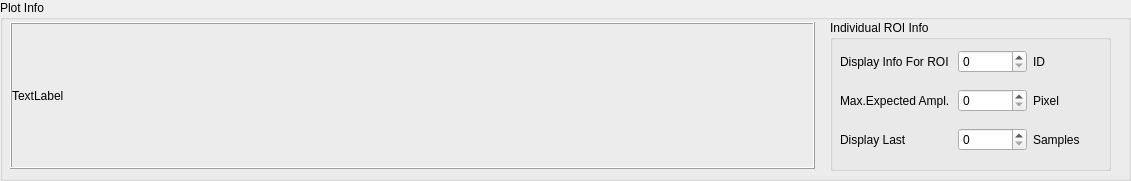
   <widget class="QGroupBox" name="groupBox">
    <property name="geometry">
     <rect>
      <x>20</x>
      <y>662</y>
      <width>1131</width>
      <height>181</height>
     </rect>
    </property>
    <property name="title">
     <string>Plot Info</string>
    </property>
    <widget class="QGroupBox" name="groupBox_5">
     <property name="geometry">
      <rect>
       <x>830</x>
       <y>20</y>
       <width>281</width>
       <height>151</height>
      </rect>
     </property>
     <property name="mouseTracking">
      <bool>true</bool>
     </property>
     <property name="acceptDrops">
      <bool>true</bool>
     </property>
     <property name="title">
      <string>Individual ROI Info</string>
     </property>
     <widget class="QWidget" name="gridLayoutWidget_5">
      <property name="geometry">
       <rect>
        <x>10</x>
        <y>20</y>
        <width>261</width>
        <height>121</height>
       </rect>
      </property>
      <layout class="QGridLayout" name="gridLayout_5">
       <item row="0" column="2">
        <widget class="QLabel" name="label_18">
         <property name="text">
          <string>Display Info For ROI </string>
         </property>
        </widget>
       </item>
       <item row="1" column="2">
        <widget class="QLabel" name="label_19">
         <property name="text">
          <string>Max.Expected Ampl.</string>
         </property>
        </widget>
       </item>
       <item row="2" column="2">
        <widget class="QLabel" name="label_20">
         <property name="text">
          <string>Display Last </string>
         </property>
        </widget>
       </item>
       <item row="1" column="4">
        <widget class="QLabel" name="label_24">
         <property name="text">
          <string>Pixel</string>
         </property>
        </widget>
       </item>
       <item row="2" column="4">
        <widget class="QLabel" name="label_25">
         <property name="text">
          <string>Samples</string>
         </property>
        </widget>
       </item>
       <item row="0" column="3">
        <widget class="QSpinBox" name="m_sbROIId">
         <property name="maximum">
          <number>47</number>
         </property>
        </widget>
       </item>
       <item row="0" column="4">
        <widget class="QLabel" name="label_22">
         <property name="text">
          <string>ID</string>
         </property>
        </widget>
       </item>
       <item row="1" column="3">
        <widget class="QSpinBox" name="m_sb_expAmpl"/>
       </item>
       <item row="2" column="3">
        <widget class="QSpinBox" name="m_sbNSamples"/>
       </item>
      </layout>
     </widget>
    </widget>
    <widget class="QFrame" name="frame">
     <property name="geometry">
      <rect>
       <x>10</x>
       <y>22</y>
       <width>805</width>
       <height>147</height>
      </rect>
     </property>
     <property name="frameShape">
      <enum>QFrame::Box</enum>
     </property>
     <property name="frameShadow">
      <enum>QFrame::Raised</enum>
     </property>
     <widget class="QLabel" name="m_plotROI">
      <property name="geometry">
       <rect>
        <x>2</x>
        <y>2</y>
        <width>801</width>
        <height>143</height>
       </rect>
      </property>
      <property name="text">
       <string>TextLabel</string>
      </property>
      <property name="margin">
       <number>0</number>
      </property>
     </widget>
    </widget>
   </widget>
